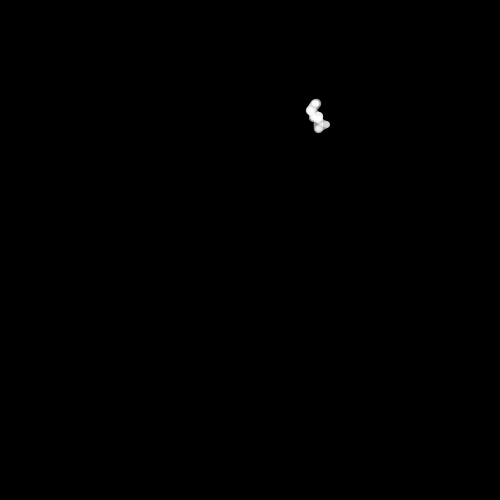
Frame 1 (no input)
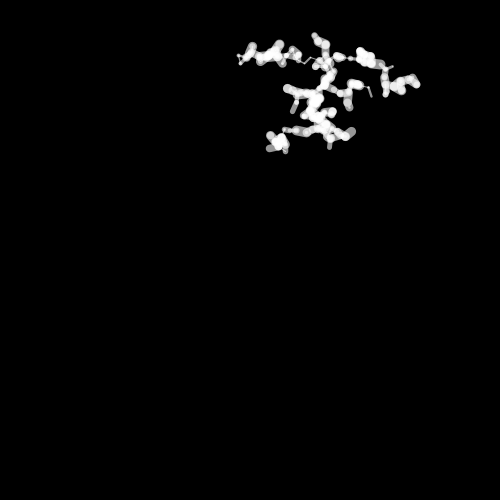
Frame 60 (the mouse pressed at the canvas centre just before this capture)
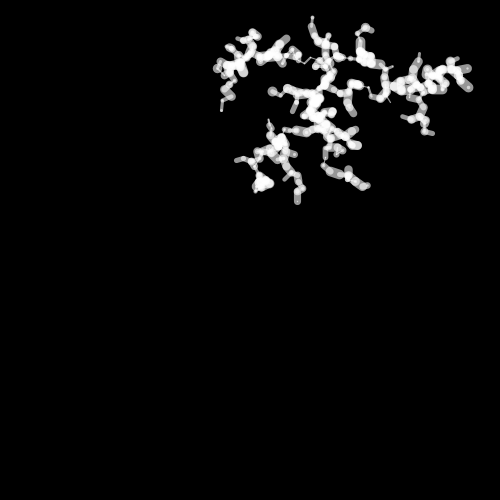
Frame 120 (the mouse held since frame 60 and released just before this capture)

The Processing sketch that drew these frames (run headless with seeded random() and noise(); from frame 60 on, the mouse is pressed at the canvas centre):

// Processing sketch: processing_169622
// ── processing_169622.pde

//import processing.pdf.*;

//Constructing an array

//Assigning different values to new Cell 
//the cells' density is changed
Cell[] myCells = new Cell[1499];                      //array syntax   datatype[] var


void setup() {
   background(0);
  size(500, 500);
  for (int i = 0; i < myCells.length; i ++) {
    myCells[i] = new Cell();                        //array syntax var[element] = value     
  }   
//beginRecord(PDF, "Patternvector3e.pdf");  
}


void draw() {
  //beginRaw(PDF, "pattern1.pdf");
  for (int i=0; i< myCells.length; i++) {
   // myCells[i].display();
    myCells[i].update();
  }
  
  myCells[0].isseed = true;               
 
  for (int i=0; i<myCells.length; i++) {
    if(myCells[i].isseed == false){
      for(int j=0; j<myCells.length;j++){
        if(myCells[j].isseed == true){
          float d;
          d = PVector.dist(myCells[i].location, myCells[j].location);
            if(d < 10){                                
              myCells[i].isseed = true;
          
               stroke(255, 150);
               strokeWeight(random(1, 10)); 
              line(myCells[i].location.x, myCells[i].location.y, myCells[j].location.x, myCells[j].location.y);
              
            }
          }
        }
      }
    }
//endRaw();
  }

//void keyPressed(){
  //if(key=='e'){
    //endRecord();
 // }
//}




class Cell{
  
  PVector location = new PVector();
  PVector velocity = new PVector();
  float dia;
  boolean isseed;
  float cellred, cellgreen, cellblue;
  float lineweight;
   
  
  Cell(){
  
    location = new PVector(random(500), random(500));
    dia = 7;
    isseed = false;
    cellred = 255;
    cellgreen = 255;
    cellblue = 255;
    lineweight = 0.1;
  }
  
  void display(){
    stroke(lineweight);
    if(isseed == true){
      fill(255,0,0);
    }
    if(isseed == false){
    fill(cellred,cellgreen,cellblue);
    }
    ellipse(location.x, location.y, dia,dia);
  }
  void update(){
    if(isseed == false){
    velocity = new PVector(random(-10,10),random(-10,10));
    location.add(velocity);
    }
    
  }
}


  
  
    
  
